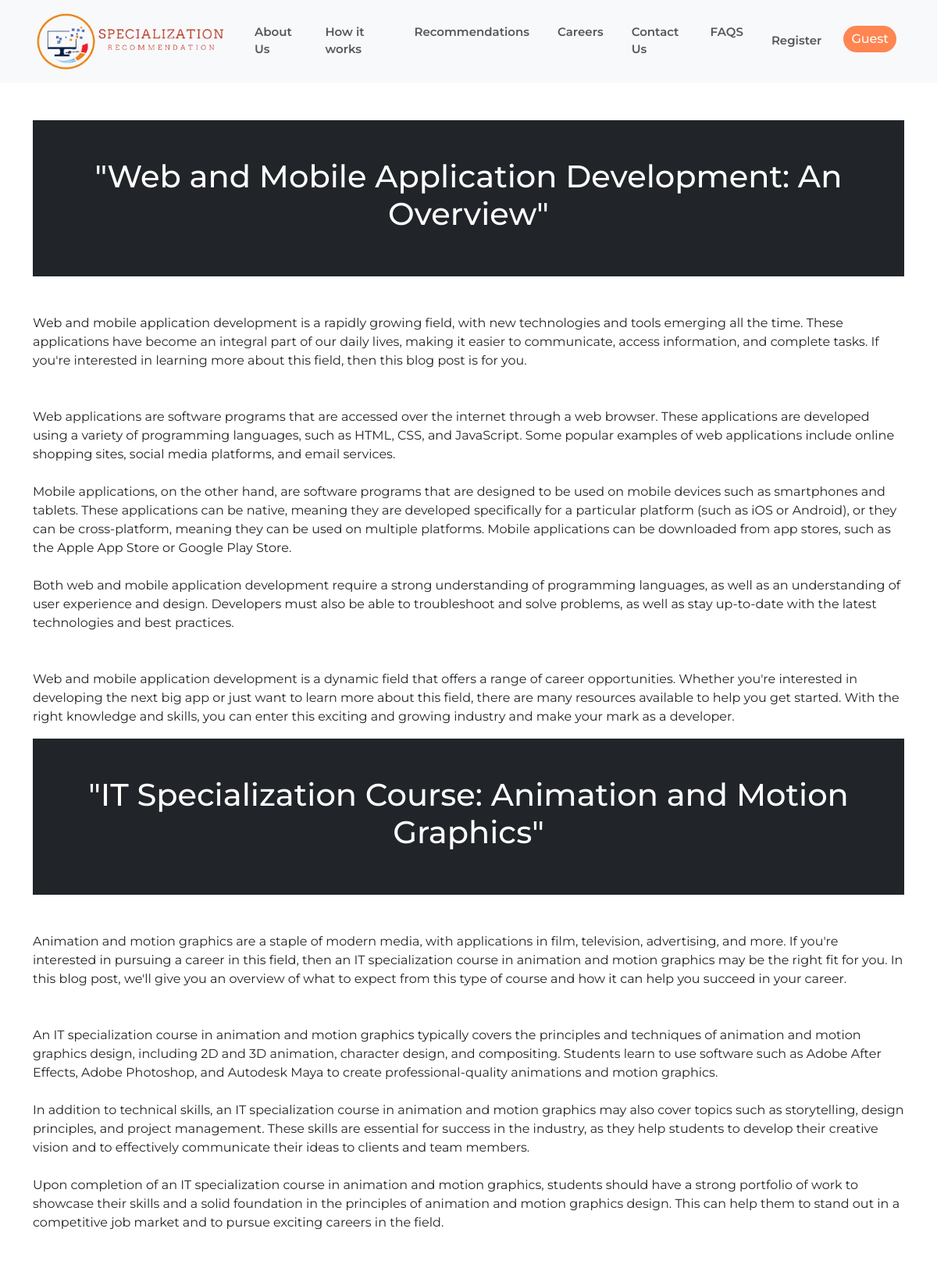
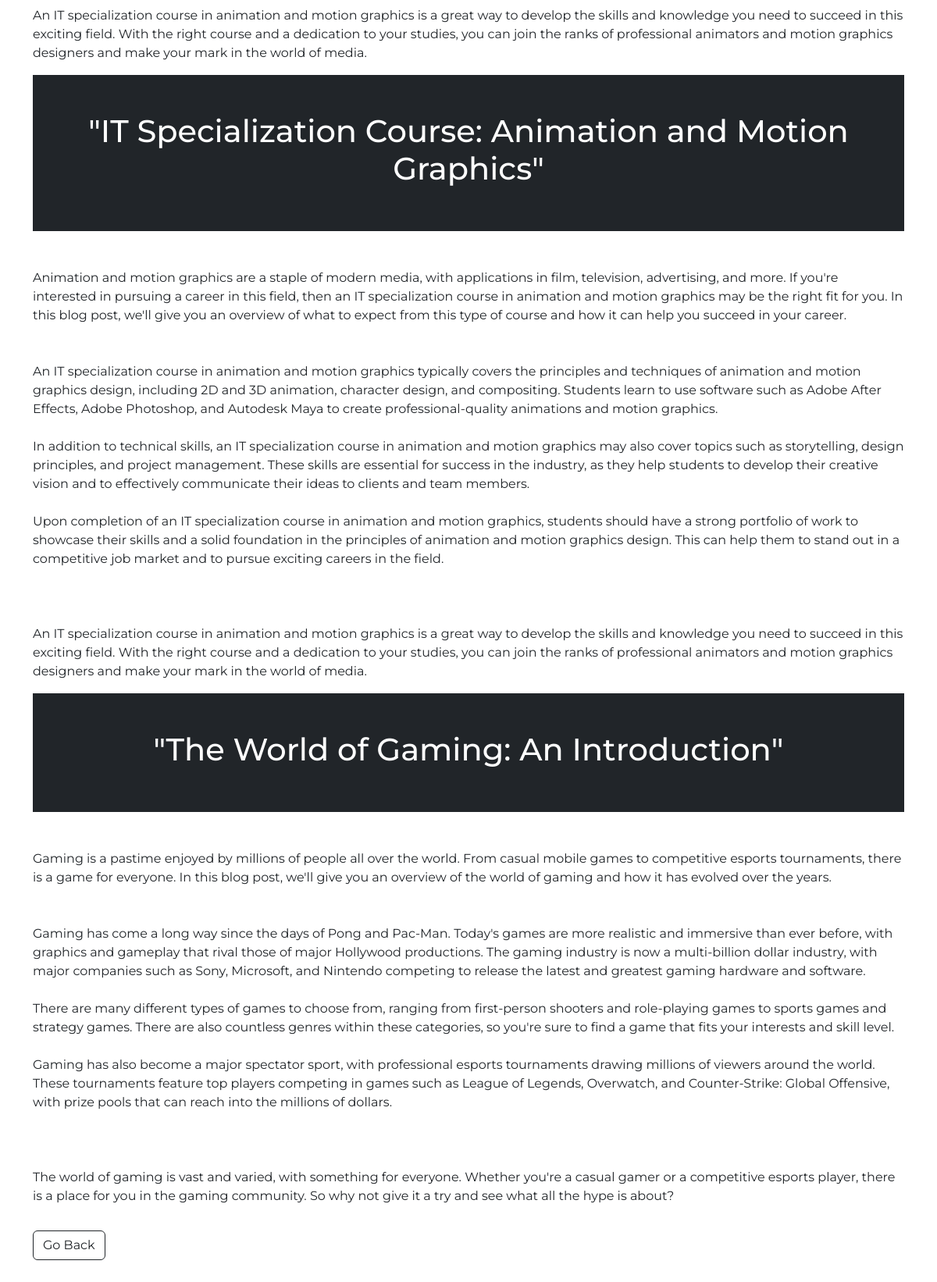
/guest-view-blogs.php, run on the app's committed database (2 pictures, top to bottom).
### tables this page shows
CREATE TABLE `blog_data` (
  `id` int(11) NOT NULL,
  `title` varchar(255) NOT NULL,
  `introduction` longtext DEFAULT NULL,
  `content` longtext DEFAULT NULL,
  `conclusion` longtext DEFAULT NULL,
  `date_posted` datetime DEFAULT current_timestamp(),
  `content_creator` text DEFAULT NULL
);

### include/logic.php (called while the page is built, shortened)
<?php
$sql = "SELECT * FROM blog_data";
$query = mysqli_query($conn, $sql);

### guest-view-blogs.php (the view, shortened to what this page needs)
<?php
	include "include/config.php";
	include "include/logic.php";
?>
<!DOCTYPE html>
<html>
<head>
   <link rel="stylesheet" href="https://cdnjs.cloudflare.com/ajax/libs/animate.css/4.1.1/animate.min.css"/>
   <link href="https://cdn.jsdelivr.net/npm/bootstrap@5.3.1/dist/css/bootstrap.min.css" rel="stylesheet">
    <link rel="stylesheet" href="https://cdn.jsdelivr.net/npm/bootstrap-icons@1.10.5/font/bootstrap-icons.css">
    <link rel="stylesheet" href="https://cdnjs.cloudflare.com/ajax/libs/font-awesome/6.3.0/css/all.min.css">
    <link rel="stylesheet" href="https://cdnjs.cloudflare.com/ajax/libs/font-awesome/6.4.2/css/all.min.css" />
    <link rel="stylesheet" href="css/blog.css">
    <link rel="stylesheet" href="css/style.css">
</head>
<body>
    <?php include 'include/header.php'; ?>
	<div class="container mt-5">
        <?php foreach($query as $q){?>
            <div class="bg-dark p-5 rounded-lg text-white text-center animate__animated animate__backInDown animate__slow">
                <h1><?php echo $q['title'];?></h1>
            </div>
            <p class="mt-5 border-left border-dark pl-3 animate__animated animate__backInLeft animate__slower"><?php echo $q['introduction'];?></p>
            <p class="mt-5 border-left border-dark pl-3 animate__animated animate__backInRight animate__slower"><?php echo $q['content'];?></p>
            <p class="mt-5 border-left border-dark pl-3  animate__animated animate__backInUp animate__slower"><?php echo $q['conclusion'];?></p>
        <?php } ?>
        <a href="index.php#blogs" class="btn btn-outline-dark my-3 mb-5  animate__animated animate__backInUp animate__slower">Go Back</a>
   </div>
</body>
</html>

### include/header.php (shortened to what this page needs)
<nav class="nav navbar navbar-expand-xl bg-light navbar-light">
    <div class="container">
        <a href="index.php" class="navbar-brand"><img src="img/logo-v4.png" alt="logo" width="250px" height="80px"></a>
        <div class="collapse navbar-collapse" id="navmenu">
            <ul class="navbar-nav mx-auto">
                <li class="nav-item">
                    <a href="guest-aboutus.php" class="nav-link nav-link1">About Us</a>
                </li>
                <li class="nav-item">
                    <a href="guest-how.php" class="nav-link nav-link1">How it works</a>
                </li>
                <li class="nav-item">
                    <a href="guest-recommendations.php" class="nav-link nav-link1">Recommendations</a>
                </li>
                <li class="nav-item">
                    <a href="guest-careers.php" class="nav-link nav-link1">Careers</a>
                </li>
                <li class="nav-item">
                    <a href="guest-contact.php" class="nav-link nav-link1">Contact Us</a>
                </li>
                <li class="nav-item">
                    <a href="guest-faqs.php" class="nav-link nav-link1">FAQS</a>
                </li>
            </ul>
            <ul class="navbar-nav" id="navmenu2">
                <li class="nav-item">
                    <a href="user-login.php" class="nav-link  nav-link1">Register</a>
                </li>
                <li class="nav-item">
                    <a href="#" class="nav-link btn rounded-pill" id="guess">Guest</a>
                </li>
            </ul>
        </div>
    </div>
</nav>

### css/style.css (style rules this page uses)
* { margin: 0; padding: 0; font-family: 'Montserrat', sans-serif; }
.nav-link1 { font-size: 15px; font-weight: 600; }
.nav-link1::after { content: ''; width: 0; height: 2px; background: #FF8551; display: block; transition: 0.2s linear; }
.navbar-nav .nav-item { margin-left: 10px; margin-right: 10px; }
#guess { background-color: #FF8551; border-radius: 15px; padding: 5px 10px; color: #ffff; font-weight: 500; }

### data on the page
blog_data: title "\"Web and Mobile Application Development: An Overview\"", introduction "Web and mobile application development is a rapidly growing field, with new technologies and tools emerging all the time. These applications have become an integral part of our daily lives, making it easier to communicate, access information, and complete tasks. If you're interested in learning more about this field, then this blog post is for you.", content "Web applications are software programs that are accessed over the internet through a web browser. These applications are developed using a variety of programming languages, such as HTML, CSS, and JavaScript. Some popular examples of web applications include online shopping sites, social media platforms, and email services. Mobile applications, on the other hand, are software programs that are designed to be used on mobile devices such as smartphones and tablets. These applications can be native, meaning they are developed specifically for a particular platform (such as iOS or Android), or they can be cross-platform, meaning they can be used on multiple platforms. Mobile applications can be…", conclusion "Web and mobile application development is a dynamic field that offers a range of career opportunities. Whether you're interested in developing the next big app or just want to learn more about this field, there are many resources available to help you get started. With the right knowledge and skills, you can enter this exciting and growing industry and make your mark as a developer."
blog_data: title "\"IT Specialization Course: Animation and Motion Graphics\"", introduction "Animation and motion graphics are a staple of modern media, with applications in film, television, advertising, and more. If you're interested in pursuing a career in this field, then an IT specialization course in animation and motion graphics may be the right fit for you. In this blog post, we'll give you an overview of what to expect from this type of course and how it can help you succeed in your career.", content "An IT specialization course in animation and motion graphics typically covers the principles and techniques of animation and motion graphics design, including 2D and 3D animation, character design, and compositing. Students learn to use software such as Adobe After Effects, Adobe Photoshop, and Autodesk Maya to create professional-quality animations and motion graphics. In addition to technical skills, an IT specialization course in animation and motion graphics may also cover topics such as storytelling, design principles, and project management. These skills are essential for success in the industry, as they help students to develop their creative vision and to effectively communicate…", conclusion "An IT specialization course in animation and motion graphics is a great way to develop the skills and knowledge you need to succeed in this exciting field. With the right course and a dedication to your studies, you can join the ranks of professional animators and motion graphics designers and make your mark in the world of media."
blog_data: title "\"IT Specialization Course: Animation and Motion Graphics\"", introduction "Animation and motion graphics are a staple of modern media, with applications in film, television, advertising, and more. If you're interested in pursuing a career in this field, then an IT specialization course in animation and motion graphics may be the right fit for you. In this blog post, we'll give you an overview of what to expect from this type of course and how it can help you succeed in your career.", content "An IT specialization course in animation and motion graphics typically covers the principles and techniques of animation and motion graphics design, including 2D and 3D animation, character design, and compositing. Students learn to use software such as Adobe After Effects, Adobe Photoshop, and Autodesk Maya to create professional-quality animations and motion graphics. In addition to technical skills, an IT specialization course in animation and motion graphics may also cover topics such as storytelling, design principles, and project management. These skills are essential for success in the industry, as they help students to develop their creative vision and to effectively communicate…", conclusion "An IT specialization course in animation and motion graphics is a great way to develop the skills and knowledge you need to succeed in this exciting field. With the right course and a dedication to your studies, you can join the ranks of professional animators and motion graphics designers and make your mark in the world of media."
blog_data: title "\"The World of Gaming: An Introduction\"", introduction "Gaming is a pastime enjoyed by millions of people all over the world. From casual mobile games to competitive esports tournaments, there is a game for everyone. In this blog post, we'll give you an overview of the world of gaming and how it has evolved over the years.", content "Gaming has come a long way since the days of Pong and Pac-Man. Today's games are more realistic and immersive than ever before, with graphics and gameplay that rival those of major Hollywood productions. The gaming industry is now a multi-billion dollar industry, with major companies such as Sony, Microsoft, and Nintendo competing to release the latest and greatest gaming hardware and software. There are many different types of games to choose from, ranging from first-person shooters and role-playing games to sports games and strategy games. There are also countless genres within these categories, so you're sure to find a game that fits your interests and skill level. Gaming has also become…", conclusion "The world of gaming is vast and varied, with something for everyone. Whether you're a casual gamer or a competitive esports player, there is a place for you in the gaming community. So why not give it a try and see what all the hype is about?"
